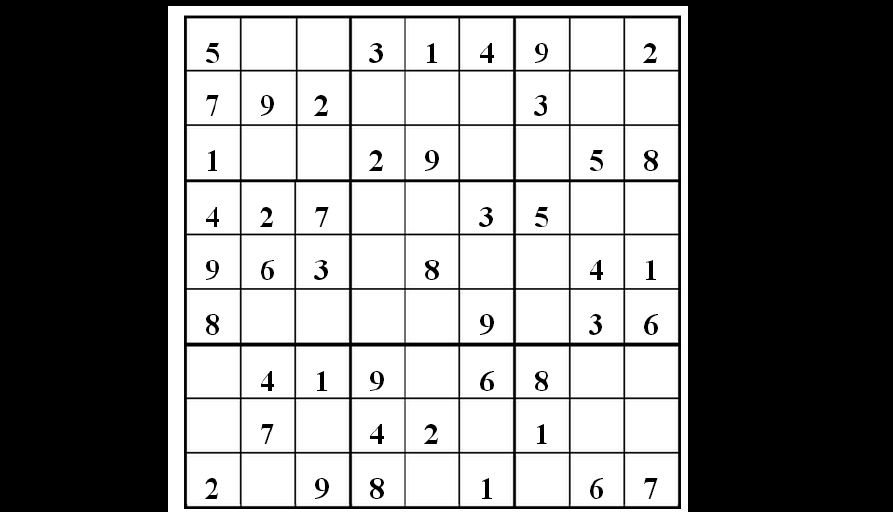
#> input picture 数字图像处理/week13-SIFT算法/code/img/cube.png, 893 x 512 px
$ jupyter execute --allow-errors SIFT.ipynb   (shell and % lines are left out)
#> lines starting #> are read from the running program, lines starting #| are printed output that depends on the picture; after the words box and inside, x2 and y2 are one past the last pixel; in counts of white or black regions, pixels touching at a corner belong together
[cell 1]
import cv2                  # OpenCV计算机视觉库
from matplotlib import pyplot as plt  # Matplotlib绑图库

img = cv2.imread('img/cube.png')  # 读取立方体图片
#> img is the input picture: shape (512, 893, 3); min 0, max 255, mean 132.2
gray = cv2.cvtColor(img, cv2.COLOR_BGR2GRAY)  # 转为灰度图，SIFT基于灰度图提取特征

sift = cv2.SIFT_create()          # 创建SIFT（尺度不变特征变换）检测器
kp = sift.detect(gray, None)      # 在灰度图上检测关键点，返回KeyPoint对象列表
#> kp = 721 keypoints; strongest (x, y, size): (591, 332, 2.9), (592, 169, 2.5), (481, 224, 3), (371, 60, 3)
cv2.drawKeypoints(img, kp, img)   # 将检测到的关键点绘制在原图上
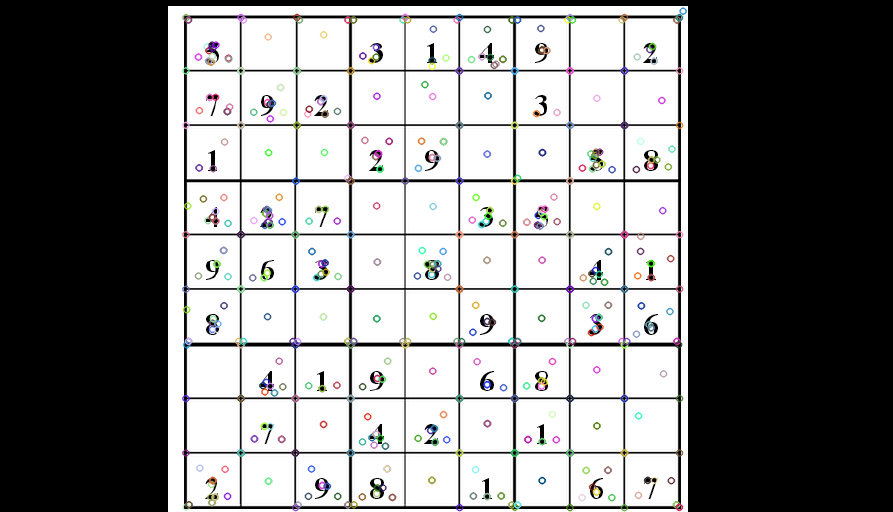
#> img: shape (512, 893, 3); 4.31% of pixels changed, all inside (x1, y1, x2, y2) = (181, 7, 688, 512)

# OpenCV读取为BGR格式，matplotlib需要RGB格式，需要转换
img_rgb = cv2.cvtColor(img, cv2.COLOR_BGR2RGB)

plt.imshow(img_rgb)
plt.title('SIFT Keypoints')  # 显示标题"SIFT关键点"
plt.axis('off')              # 隐藏坐标轴
plt.show()


$ run again, with 数字图像处理/week13-SIFT算法/code/img/dengziqi2.jpg saved as 数字图像处理/week13-SIFT算法/code/img/cube.png
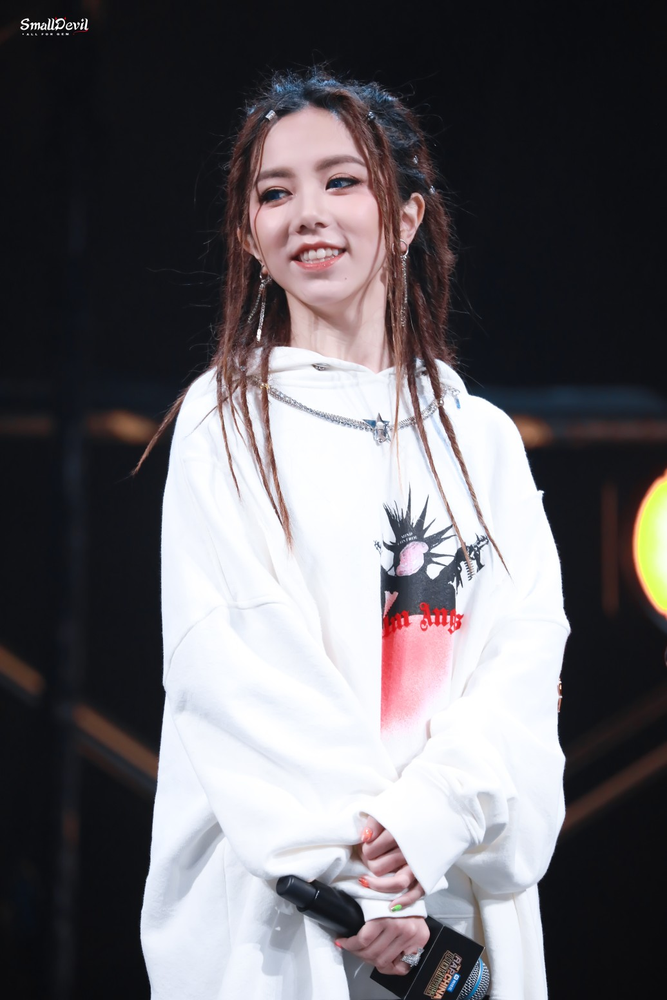
#> input picture 数字图像处理/week13-SIFT算法/code/img/dengziqi2.jpg, 667 x 1000 px, shrunk from 1035 x 1552 before the run
#> img is the input picture: shape (1000, 667, 3); mean B, G, R 105.4, 101.2, 104.2
#> `gray = cv2.cvtColor(img, cv2.COLOR_BGR2GRAY)`:
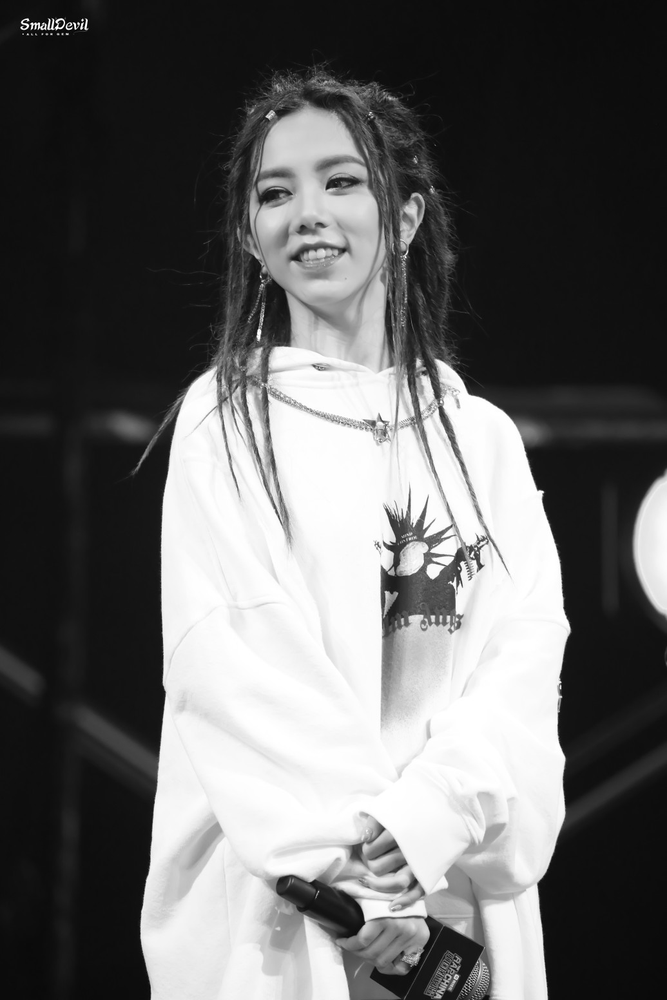
#> gray: shape (1000, 667); min 0, max 255, mean 102.5
#> kp = 1106 keypoints; strongest (x, y, size): (28, 20, 1.8), (25, 26, 2), (28, 25, 1.9), (55, 25, 2.2)
#> `cv2.drawKeypoints(img, kp, img)`:
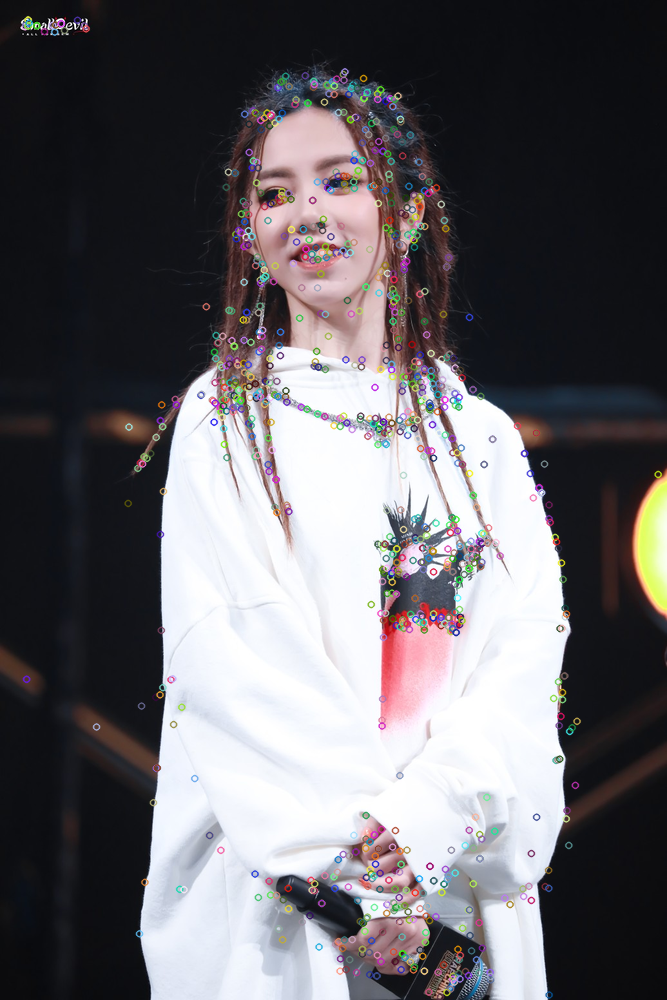
#> img: shape (1000, 667, 3); 6.03% of pixels changed, all inside (x1, y1, x2, y2) = (21, 15, 663, 1000)
